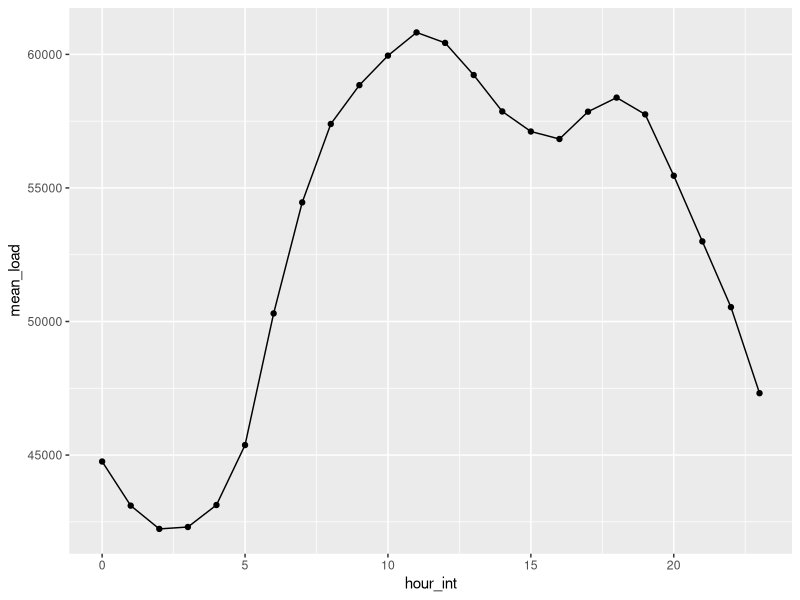
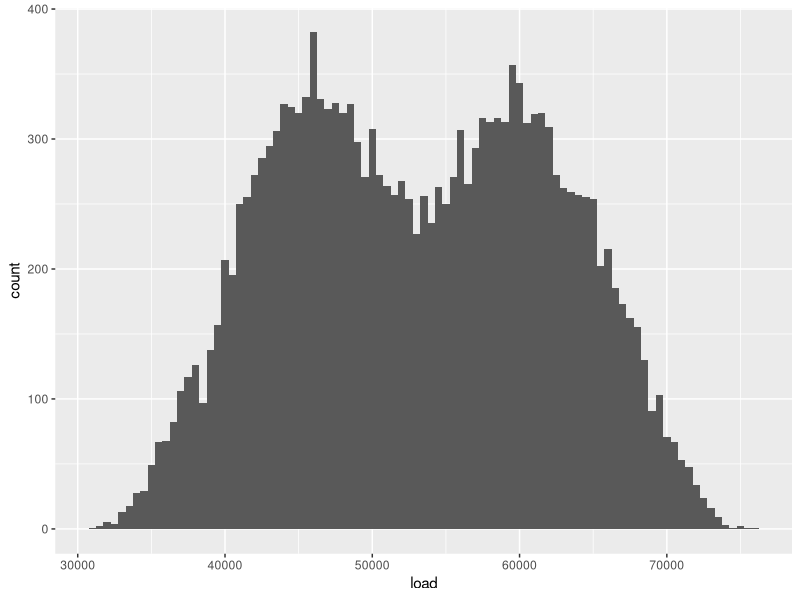
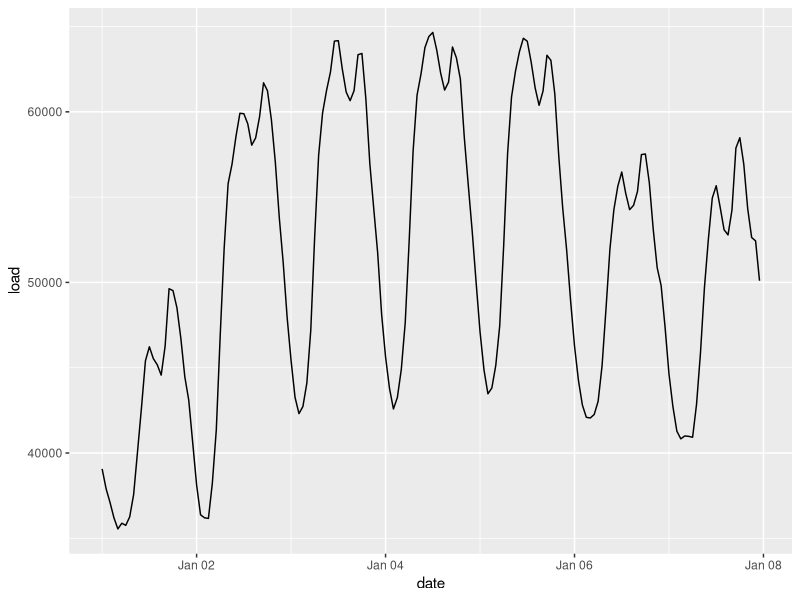

Here is the R script that generated these plots, in order:
library(tidyverse)
library(ggplot2)

energy_load <- read.csv("./data/load_22-24.csv")
energy_load$date <- as.POSIXct(energy_load$date)
str(energy_load)

# Average Load per Hour
energy_load |>
    group_by(hour_int) |>
    summarise(mean_load = mean(load)) |>
    ggplot(aes(x = hour_int, y = mean_load)) +
    geom_point() +
    geom_line()

# Histogramm of the data
ggplot(energy_load, aes(load)) +
    geom_histogram(binwidth = 500)


# Filter for one specific week, for example the first week of the dataset
energy_load |>
    filter(year(date) == 2024 & week(date) == 1) |>
    ggplot(aes(x = date, y = load)) +
    geom_line()
